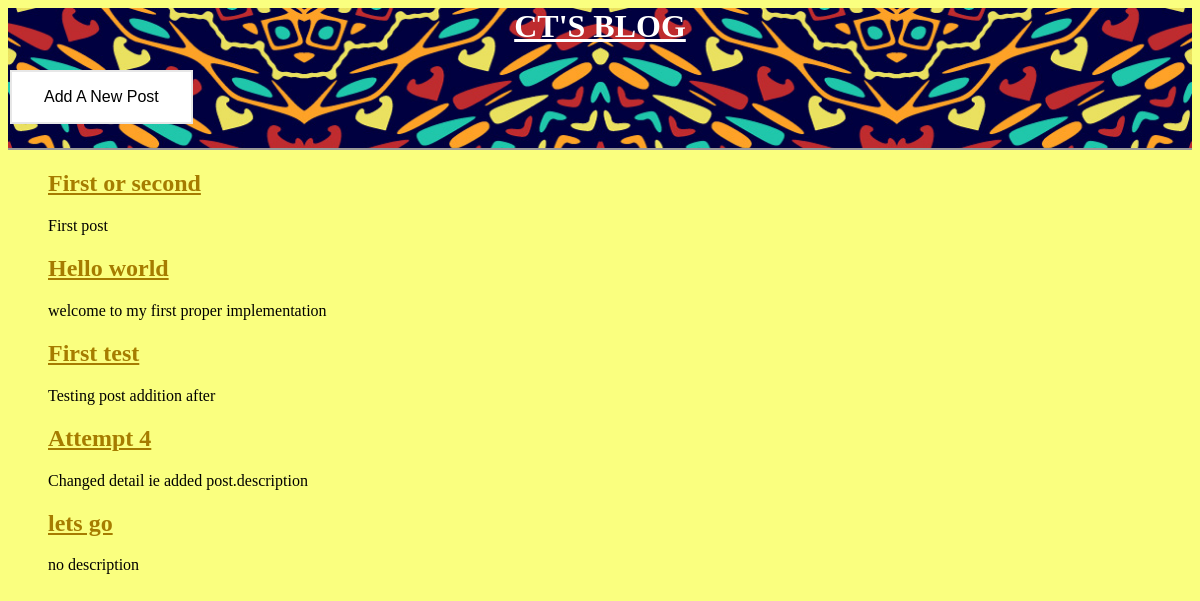
The app's page /, older data.
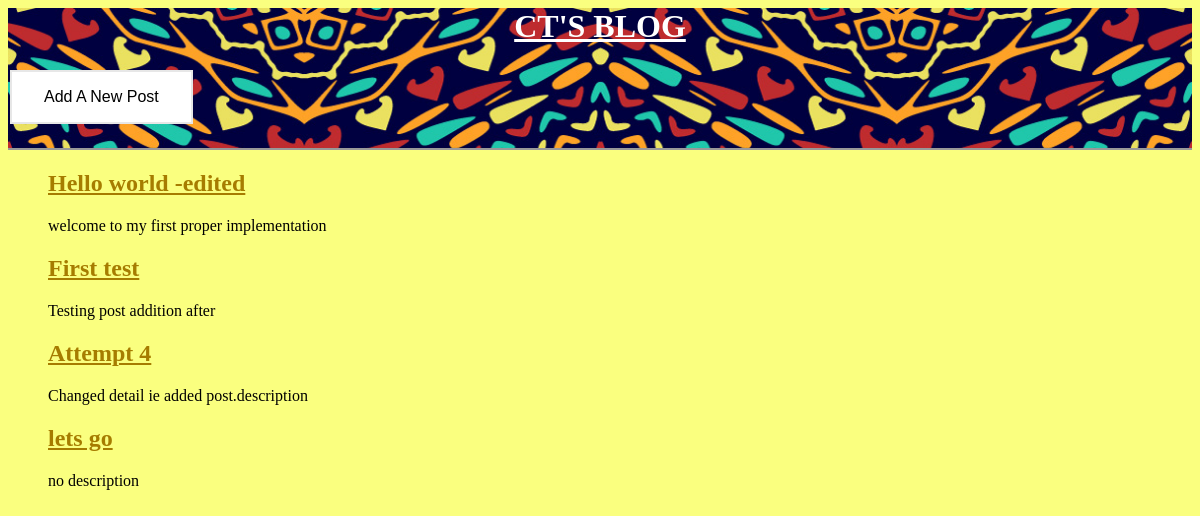
The same page, newer data.
### posts/models.py (models this page shows, shortened)
class Post(models.Model):
        title = models.CharField(max_length=200, default='no title yet!')
        description = models.TextField()

### posts/views.py (the view)
# urls.py: path('', HomePageView.as_view(), name='home'),
class HomePageView(ListView):
    model = Post
    template_name = 'home.html'
    context_object_name= 'all_posts_list'

### templates/home.html
{% extends 'base.html' %}
{% block content %}
<ul>
{% for post in all_posts_list %}
<div class="post-entry">
    <h2><a href="{% url 'post_detail' post.pk %}">{{ post.title }}</a></h2>
    <p>{{ post.description}}</p>
</div>
{% endfor %}
</ul>
{% endblock content %}

Row changes from the older to the newer data that the page shows:
removed Post: title "First or second", description "First post"
changed Post "welcome to my first proper implementation": title "Hello world" → "Hello world -edited"
